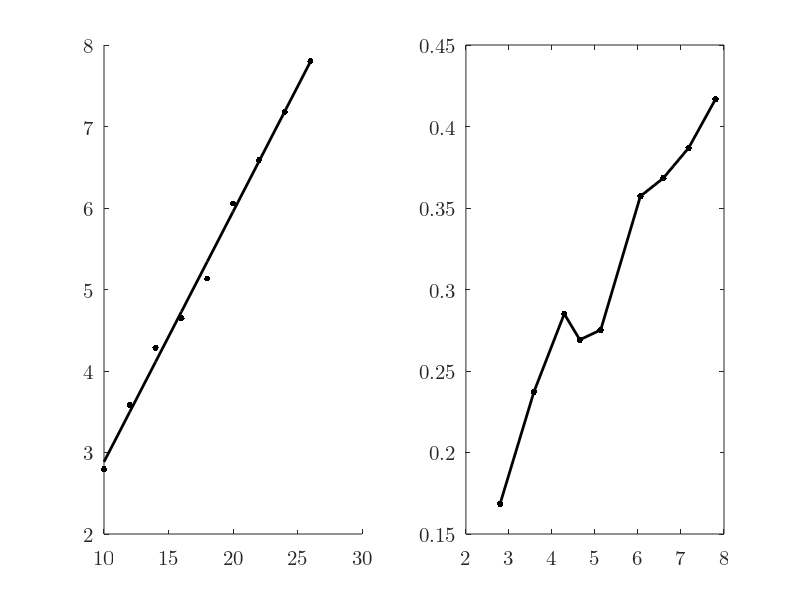

Write MATLAB code to recreate this figure.
u =(10:2:26);
i =[0.065 0.081 0.099 0.117 0.137 0.156 0.177 0.200 0.220];
v1=[2.795 3.582 4.286 4.648 5.133 6.056 6.587 7.180 7.803];
r=0.5*103.84*10^(-3);
s=pi*r*r;
rho=1.185;
p0=u.*i
p1=0.5.*rho.*s.*(v1.^3)
ita=p1./p0

subplot(1, 2, 1);
uv=scatter(u, v1, 200, 'k', '.');
hold on;
set(gca, 'FontName', 'Latin Modern Math', 'FontSize', 15);

M=[u' ones(9,1)];
k=M\(v1');
v1pre=(M*k)';

plot(u, v1pre, '-k', 'LineWidth', 2);

subplot(1, 2, 2);
plot(v1, ita, '.-k', 'LineWidth', 2, 'MarkerSize', 15);
set(gca, 'FontName', 'Latin Modern Math', 'FontSize', 15);
